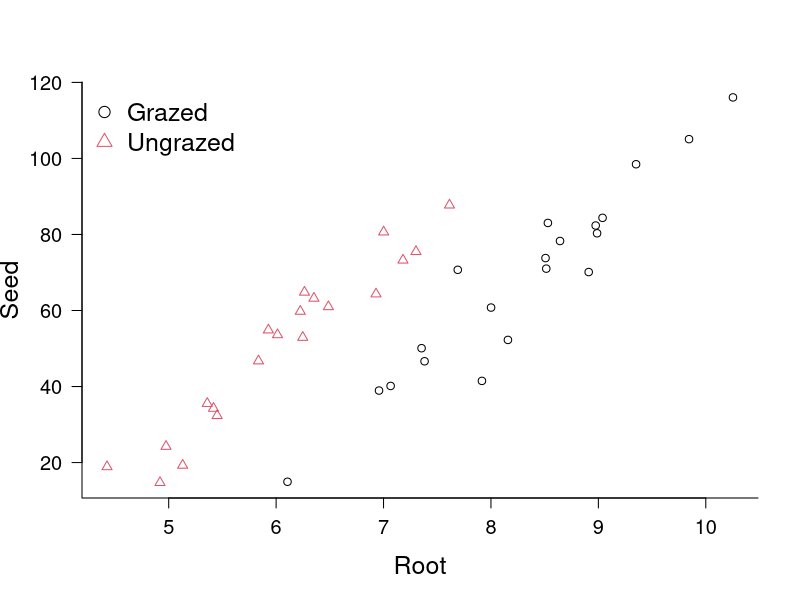
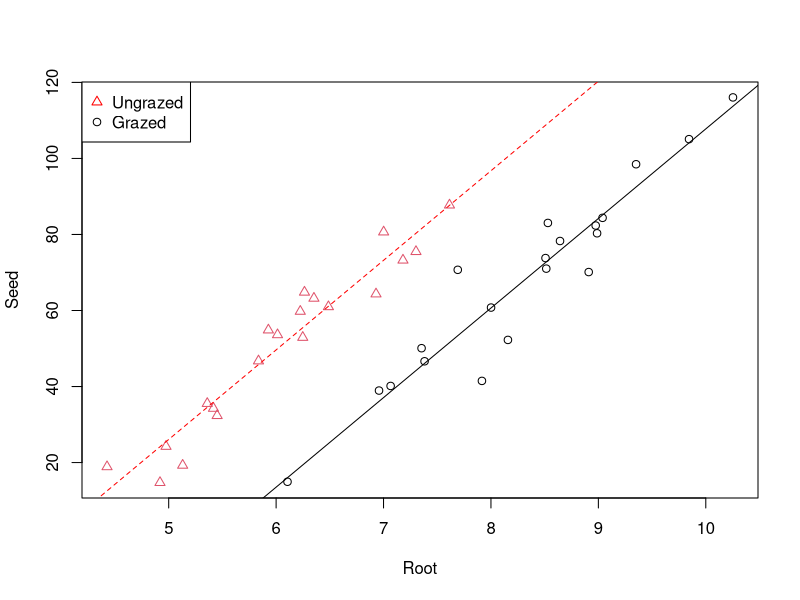
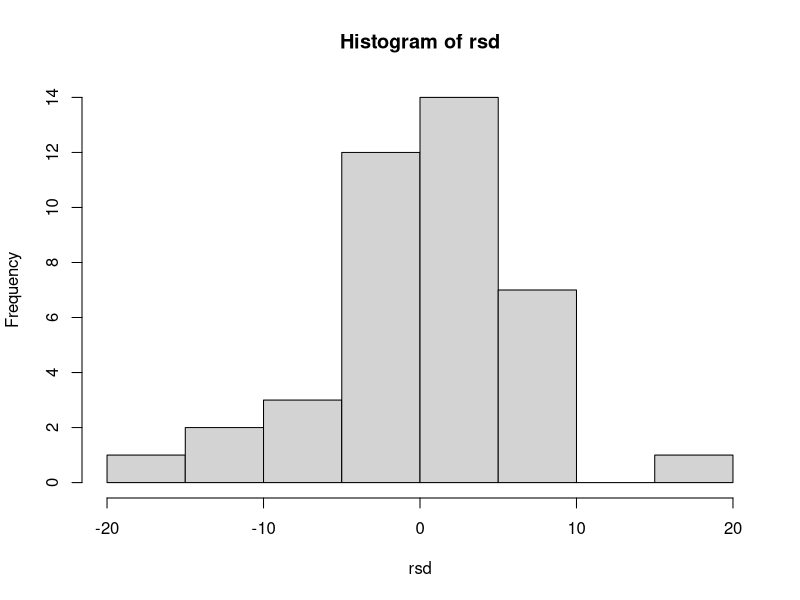
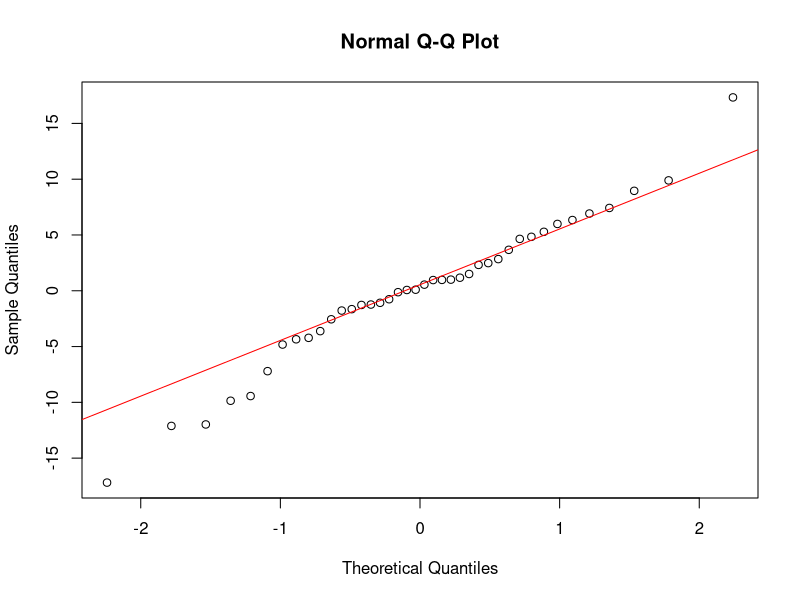
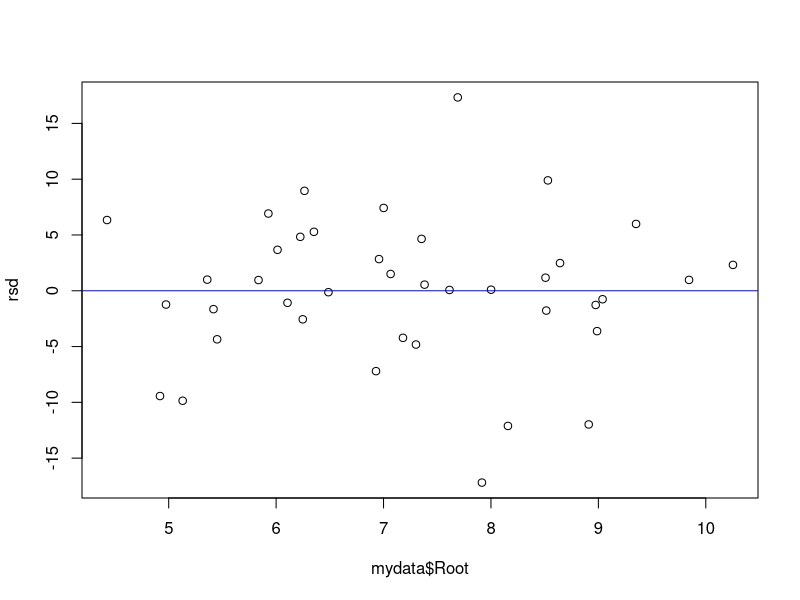

These charts were generated, in order, by the following R code:
## ---- chunk 1
rm(list = ls()) # remove everything currently held in the R memory
graphics.off() # close all open graphics windows 
## ---- chunk 2
mydata <- read.csv("grazing.csv", header = TRUE, stringsAsFactors = FALSE)
## ---- chunk 3
head(mydata) # Return the First Part of an Object -usually first six observations
head(mydata, n = 12L) # option - name of the Object, n= number of lines you want to see (12) from the start of the Object

# check the structure of the data
str(mydata) # Return complete Object
## ---- chunk 4

# coerce to factor and specify the order of the levels
mydata$Grazing <- factor(mydata$Grazing, levels = c("Grazed", "Ungrazed"))

# check that this came out as expected.
str(mydata) 

# if you want you can just pull out the levels only
#levels(mydata)
## ---- chunk 5

plot(Seed ~ Root, data = mydata,
     col = Grazing, pch = as.numeric(Grazing),
     xlab = "Root", ylab = "Seed", bty = "L", las = 1,
     cex.axis = 1.2, cex.lab = 1.5)

legend("topleft", levels(mydata$Grazing), pch = 1:2, col = 1:2,
       bty = "n", cex = 1.5)
## ---- chunk 6
model1 <- glm( Seed ~ Root, data = mydata )

summary(model1)

## ---- chunk 7
model2 <- glm( mydata$Seed ~ mydata$Root + mydata$Grazing )

summary(model2)
coefmod2 <- coef(model2)
## ---- chunk 8
plot(mydata$Root, mydata$Seed, xlab="Root",ylab="Seed",col=mydata$Grazing, pch=as.numeric(mydata$Grazing))

legend("topleft", pch=c(2,1), col=c("red", "black"), c("Ungrazed", "Grazed"))
abline (coefmod2[1],coefmod2[2], col="black", lty=1) #First add the line for the Grazed group
abline (coefmod2[1] + coefmod2[3],coefmod2[2], col="red", lty=2 ) #Then add the line for the Ungrazed group
## ---- chunk 9
rsd <- residuals(model2)
## ---- chunk 10
hist(rsd,6)
## ---- chunk 11
qqnorm(rsd)
qqline(rsd,col="red")
## ---- chunk 12
plot(mydata$Root,rsd)
abline(0,0,col="blue")
